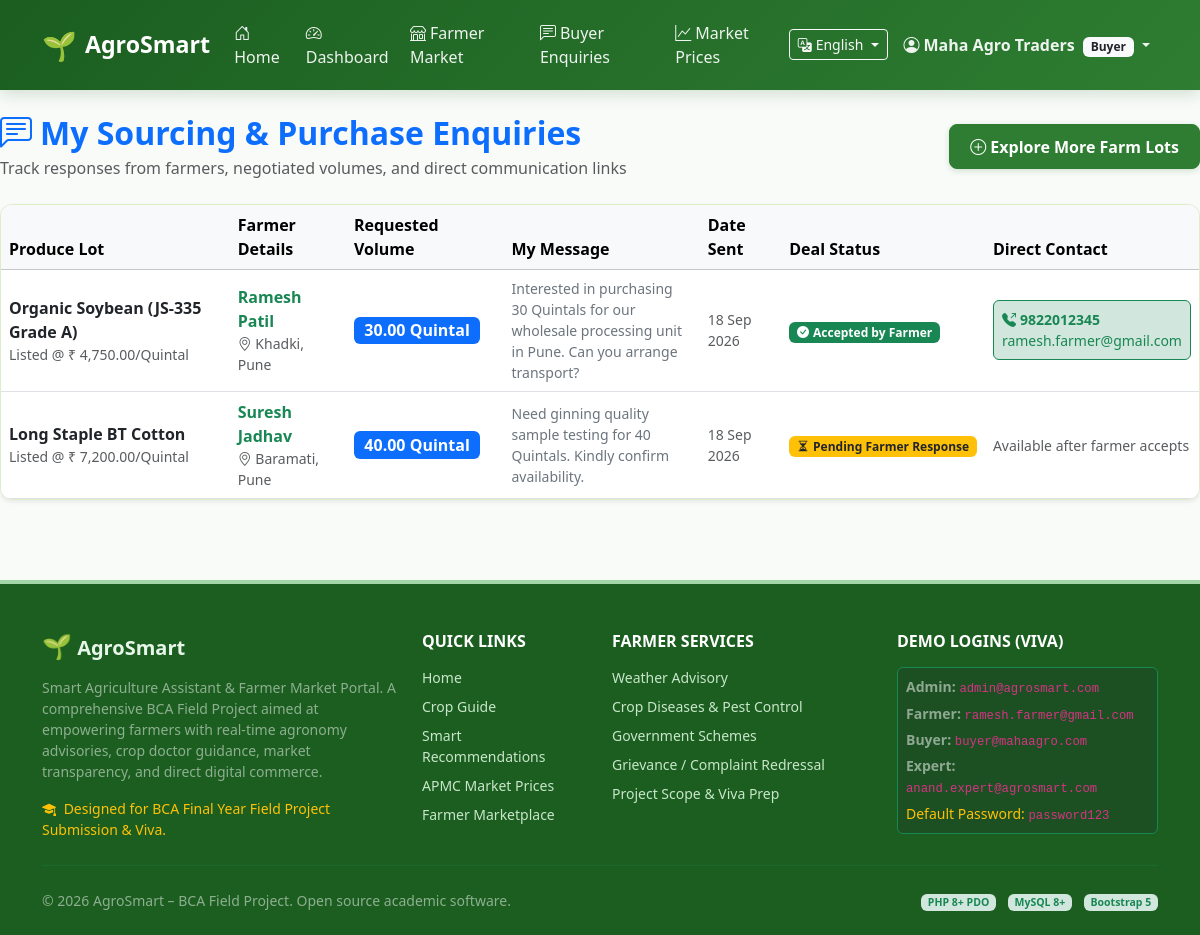
The app's page /buyer/my_enquiries.php (signed in) with its own data.
### tables this page shows
CREATE TABLE `enquiries` (
  `enquiry_id` INT AUTO_INCREMENT PRIMARY KEY,
  `product_id` INT NOT NULL,
  `buyer_id` INT NOT NULL,
  `farmer_id` INT NOT NULL,
  `message` TEXT NOT NULL,
  `quantity_required` DECIMAL(10, 2) NOT NULL,
  `status` ENUM('Pending', 'Accepted', 'Rejected') NOT NULL DEFAULT 'Pending',
  `created_at` DATETIME DEFAULT CURRENT_TIMESTAMP,
  CONSTRAINT `fk_enquiry_product` FOREIGN KEY (`product_id`) REFERENCES `products` (`product_id`) ON DELETE CASCADE,
  CONSTRAINT `fk_enquiry_buyer` FOREIGN KEY (`buyer_id`) REFERENCES `buyers` (`buyer_id`) ON DELETE CASCADE,
  CONSTRAINT `fk_enquiry_farmer` FOREIGN KEY (`farmer_id`) REFERENCES `farmers` (`farmer_id`) ON DELETE CASCADE
);

CREATE TABLE `products` (
  `product_id` INT AUTO_INCREMENT PRIMARY KEY,
  `farmer_id` INT NOT NULL,
  `product_name` VARCHAR(150) NOT NULL,
  `category` ENUM('Grains', 'Pulses', 'Oilseeds', 'Vegetables', 'Fruits', 'Cotton/Fiber', 'Spices') NOT NULL,
  `quantity` DECIMAL(10, 2) NOT NULL,
  `unit` VARCHAR(20) NOT NULL DEFAULT 'Quintal',
  `expected_price` DECIMAL(10, 2) NOT NULL COMMENT 'Price per unit in INR',
  `location` VARCHAR(150) NOT NULL,
  `description` TEXT NOT NULL,
  `photo` VARCHAR(255) DEFAULT 'default_crop.jpg',
  `status` ENUM('pending', 'approved', 'rejected', 'sold') NOT NULL DEFAULT 'pending',
  `created_at` DATETIME DEFAULT CURRENT_TIMESTAMP,
  CONSTRAINT `fk_product_farmer` FOREIGN KEY (`farmer_id`) REFERENCES `farmers` (`farmer_id`) ON DELETE CASCADE
);

CREATE TABLE `users` (
  `user_id` INT AUTO_INCREMENT PRIMARY KEY,
  `name` VARCHAR(100) NOT NULL,
  `email` VARCHAR(150) NOT NULL UNIQUE,
  `mobile` VARCHAR(15) NOT NULL,
  `password` VARCHAR(255) NOT NULL,
  `role` ENUM('farmer', 'buyer', 'expert', 'admin') NOT NULL DEFAULT 'farmer',
  `status` ENUM('active', 'blocked') NOT NULL DEFAULT 'active',
  `created_at` DATETIME DEFAULT CURRENT_TIMESTAMP
);

CREATE TABLE `farmers` (
  `farmer_id` INT AUTO_INCREMENT PRIMARY KEY,
  `user_id` INT NOT NULL UNIQUE,
  `village` VARCHAR(100) NOT NULL,
  `district` VARCHAR(100) NOT NULL,
  `state` VARCHAR(100) NOT NULL DEFAULT 'Maharashtra',
  `land_area` DECIMAL(6, 2) NOT NULL COMMENT 'In Acres',
  `main_crop` VARCHAR(100) NOT NULL,
  `soil_type` VARCHAR(50) NOT NULL,
  `water_availability` ENUM('Rainfed', 'Canal', 'Well/Borewell', 'Drip Irrigation') NOT NULL,
  `created_at` DATETIME DEFAULT CURRENT_TIMESTAMP,
  CONSTRAINT `fk_farmer_user` FOREIGN KEY (`user_id`) REFERENCES `users` (`user_id`) ON DELETE CASCADE
);

### includes/functions.php (called while the page is built, shortened)
<?php
function e($string) {
    return htmlspecialchars((string)$string, ENT_QUOTES, 'UTF-8');
}

### buyer/my_enquiries.php (the view, shortened to what this page needs)
<?php
$pdo = getDBConnection();
$buyerId = $_SESSION['buyer_id'];
$stmt = $pdo->prepare("SELECT e.*, p.product_name, p.expected_price, p.unit, p.location, u.name as farmer_name, u.mobile as farmer_mobile, u.email as farmer_email, f.village, f.district FROM enquiries e JOIN products p ON e.product_id = p.product_id JOIN farmers f ON e.farmer_id = f.farmer_id JOIN users u ON f.user_id = u.user_id WHERE e.buyer_id = ? ORDER BY e.created_at DESC");
$stmt->execute([$buyerId]);
$enquiries = $stmt->fetchAll();
require_once __DIR__ . '/../includes/header.php';
?>
<div class="d-flex flex-column flex-md-row justify-content-between align-items-md-center mb-4">
  <div>
    <h2 class="fw-bold text-primary mb-1"><i class="bi bi-chat-left-text me-2"></i>My Sourcing & Purchase Enquiries</h2>
    <p class="text-muted mb-0">Track responses from farmers, negotiated volumes, and direct communication links</p>
  </div>
  <div class="mt-3 mt-md-0">
    <a href="<?= BASE_URL ?>/buyer/marketplace.php" class="btn btn-agro-primary">
      <i class="bi bi-plus-circle me-1"></i>Explore More Farm Lots
    </a>
  </div>
</div>
<div class="card card-agro shadow-sm">
  <div class="card-body p-0">
    <?php if (empty($enquiries)): ?>
      <div class="text-center py-5 text-muted">
        <i class="bi bi-inbox fs-1 d-block mb-3 text-secondary"></i>
        <h5>You haven't submitted any purchase enquiries yet.</h5>
        <p class="small">Browse the marketplace and send direct procurement offers to verified farmers.</p>
        <a href="<?= BASE_URL ?>/buyer/marketplace.php" class="btn btn-primary mt-2">Browse Marketplace</a>
      </div>
    <?php else: ?>
      <div class="table-responsive">
        <table class="table table-hover align-middle mb-0">
          <thead class="table-light">
            <tr>
              <th>Produce Lot</th>
              <th>Farmer Details</th>
              <th>Requested Volume</th>
              <th>My Message</th>
              <th>Date Sent</th>
              <th>Deal Status</th>
              <th>Direct Contact</th>
            </tr>
          </thead>
          <tbody>
            <?php foreach ($enquiries as $e): ?>
              <tr>
                <td>
                  <strong class="text-dark"><?= e($e['product_name']) ?></strong>
                  <div class="small text-muted">Listed @ ₹ <?= number_format($e['expected_price'], 2) ?>/<?= e($e['unit']) ?></div>
                </td>
                <td>
                  <strong class="text-success"><?= e($e['farmer_name']) ?></strong>
                  <div class="small text-muted"><i class="bi bi-geo-alt"></i> <?= e($e['village']) ?>, <?= e($e['district']) ?></div>
                </td>
                <td>
                  <span class="badge bg-primary fs-6"><?= e($e['quantity_required']) ?> <?= e($e['unit']) ?></span>
                </td>
                <td style="max-width: 250px;">
                  <p class="small text-secondary mb-0"><?= e($e['message'] ?: 'Procurement enquiry.') ?></p>
                </td>
                <td class="small text-muted"><?= date('d M Y', strtotime($e['created_at'])) ?></td>
                <td>
                  <?php if ($e['status'] === 'Accepted'): ?>
                    <span class="badge bg-success"><i class="bi bi-check-circle-fill me-1"></i>Accepted by Farmer</span>
                  <?php elseif ($e['status'] === 'Rejected'): ?>
                    <span class="badge bg-danger"><i class="bi bi-x-circle-fill me-1"></i>Declined</span>
                  <?php else: ?>
                    <span class="badge bg-warning text-dark"><i class="bi bi-hourglass-split me-1"></i>Pending Farmer Response</span>
                  <?php endif; ?>
                </td>
                <td>
                  <?php if ($e['status'] === 'Accepted'): ?>
                    <div class="p-2 bg-success-subtle border border-success rounded text-success small">
                      <div class="fw-bold"><i class="bi bi-telephone-outbound-fill me-1"></i><?= e($e['farmer_mobile']) ?></div>
                      <div><?= e($e['farmer_email']) ?></div>
                    </div>
                  <?php else: ?>
                    <span class="small text-muted">Available after farmer accepts</span>
                  <?php endif; ?>
                </td>
              </tr>
            <?php endforeach; ?>
          </tbody>
        </table>
      </div>
    <?php endif; ?>
  </div>
</div>
<?php require_once __DIR__ . '/../includes/footer.php'; ?>

### assets/css/style.css (style rules this page uses)
:root { --agro-primary: #2e7d32; --agro-primary-dark: #1b5e20; --agro-primary-light: #4caf50; --agro-bg-soft: #f1f8e9; --agro-accent-earth: #795548; --agro-accent-gold: #fbc02d; --agro-text-dark: #1f2937; --agro-border-subtle: #dcedc8; }
body { font-family: 'Segoe UI', system-ui, -apple-system, sans-serif; color: var(--agro-text-dark); background-color: #f9fbf9; min-height: 100vh; display: flex; flex-direction: column; }
.btn-agro-primary { background-color: var(--agro-primary); border-color: var(--agro-primary); color: #ffffff; font-weight: 600; padding: 0.6rem 1.25rem; border-radius: 8px; box-shadow: 0 2px 6px rgba(46, 125, 50, 0.2); transition: all 0.2s ease-in-out; }
.card-agro { border: 1px solid var(--agro-border-subtle); border-radius: 12px; background-color: #ffffff; box-shadow: 0 4px 12px rgba(0, 0, 0, 0.04); transition: all 0.25s ease; overflow: hidden; }

### records on screen
enquiries: product.product_name "Organic Soybean (JS-335 Grade A)", product.expected_price "4,750.00", product.unit "Quintal", users.name "Ramesh Patil", farmer.village "Khadki", farmer.district "Pune", quantity_required "30.00", message "Interested in purchasing 30 Quintals for our wholesale processing unit in Pune. Can you arrange transport?", created_at "18 Sep 2026", status "Accepted" (drawn), users.mobile "9822012345", users.email "ramesh.farmer@gmail.com"
enquiries: product.product_name "Long Staple BT Cotton", product.expected_price "7,200.00", product.unit "Quintal", users.name "Suresh Jadhav", farmer.village "Baramati", farmer.district "Pune", quantity_required "40.00", message "Need ginning quality sample testing for 40 Quintals. Kindly confirm availability.", created_at "18 Sep 2026", status "Pending" (drawn)

### other values on screen
__('nav_home') "Home"
__('nav_dashboard') "Dashboard"
__('nav_marketplace') "Farmer Market"
__('nav_enquiries') "Buyer Enquiries"
__('nav_market_prices') "Market Prices"
$userName "Maha Agro Traders"
$userRole "Buyer"
